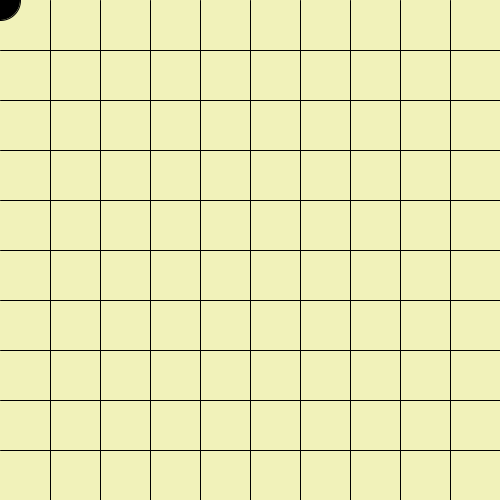
Frame 1 (no input)
Frame 60 (the mouse pressed at the canvas centre just before this capture): identical to frame 1, image omitted
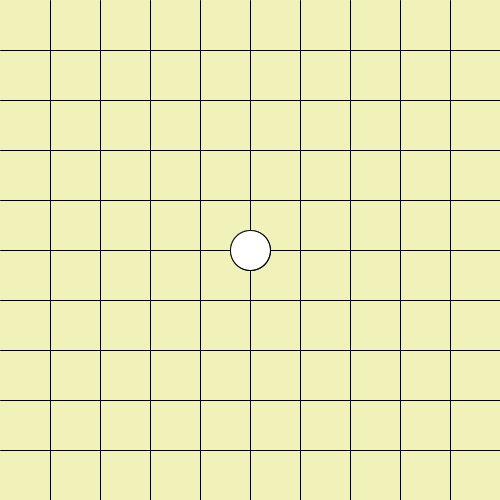
Frame 120 (the mouse held since frame 60 and released just before this capture)

The Processing sketch that drew these frames (run headless with seeded random() and noise(); from frame 60 on, the mouse is pressed at the canvas centre):

// Processing sketch: week16_go
// ── week16_go.pde
void setup(){
  size(500,500);
}
int []bx=new int [100];
int []by=new int [100];
int N=0;
void draw(){
  background(#F1F2BA);
  for(int y=50;y<500;y+=50){
    line(0,y,500,y);
  }
  for(int x=50;x<500;x+=50){
    line(x,0,x,500);
  }
  fill(0);
  for(int i=0;i<N;i++){
    if(i%2==0) fill(0);
    else fill(255);
    ellipse(bx[i],by[i],40,40);
  }
  if(N%2==0) fill(0);
  else fill(255);
  ellipse(mouseX,mouseY,40,40);
}
void mousePressed(){
  bx[N]=mouseX;
  by[N]=mouseY;
  N++;
}
  
